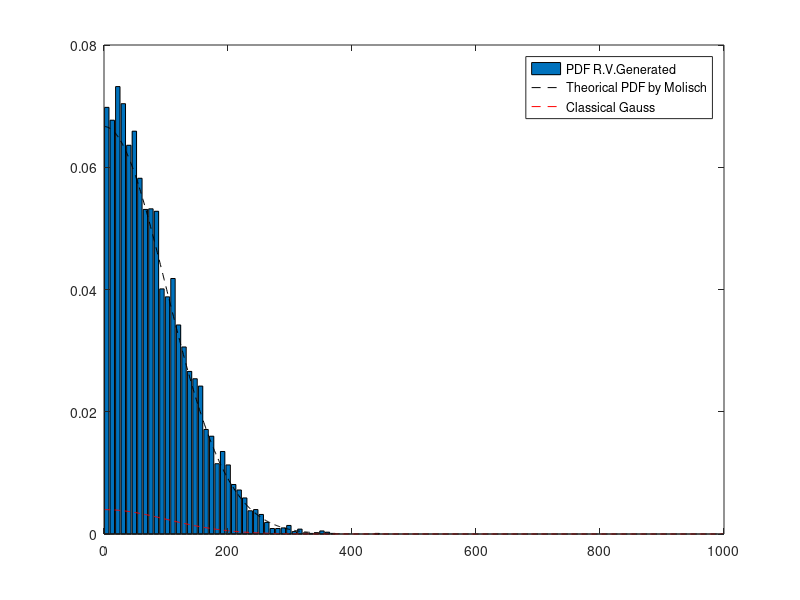

Recreate this plot in MATLAB.
%Performance of the Variable Random Generation for the position of the
%scatterers with pdf given by Molisch

close all;
Num_Disp = 10000;
k1 = 1/15;
radio = 100;
k2 = 1/(2*radio^2);
count = 0;
count_total = 0;
r_vec = zeros(1,Num_Disp);

ptos_graph = 1000;
x_graph = 1:ptos_graph;
f_x_graph = k1*exp(-k2*x_graph.^2);
Gauss_clasica = (1/sqrt(2*pi*100^2))*exp(-k2*x_graph.^2);

while count < sum(Num_Disp)
    count_total = count_total+1;
    x = randint(1,1,[0 1000]);                                                                                            
    u = k1*rand;
    f_x = k1*exp(-k2*x^2);
    if u <= f_x
        r=x;
        r_vec(count+1) = r;
        count=count+1;
    end
end
[n,r] = hist(r_vec,50);
figure;
h_bar = bar(r,n/Num_Disp); hold on;
h_plot = plot(x_graph,f_x_graph,'k--',x_graph,Gauss_clasica,'r--');
legend([h_bar h_plot(1) h_plot(2)],'PDF R.V.Generated','Theorical PDF by Molisch','Classical Gauss')

